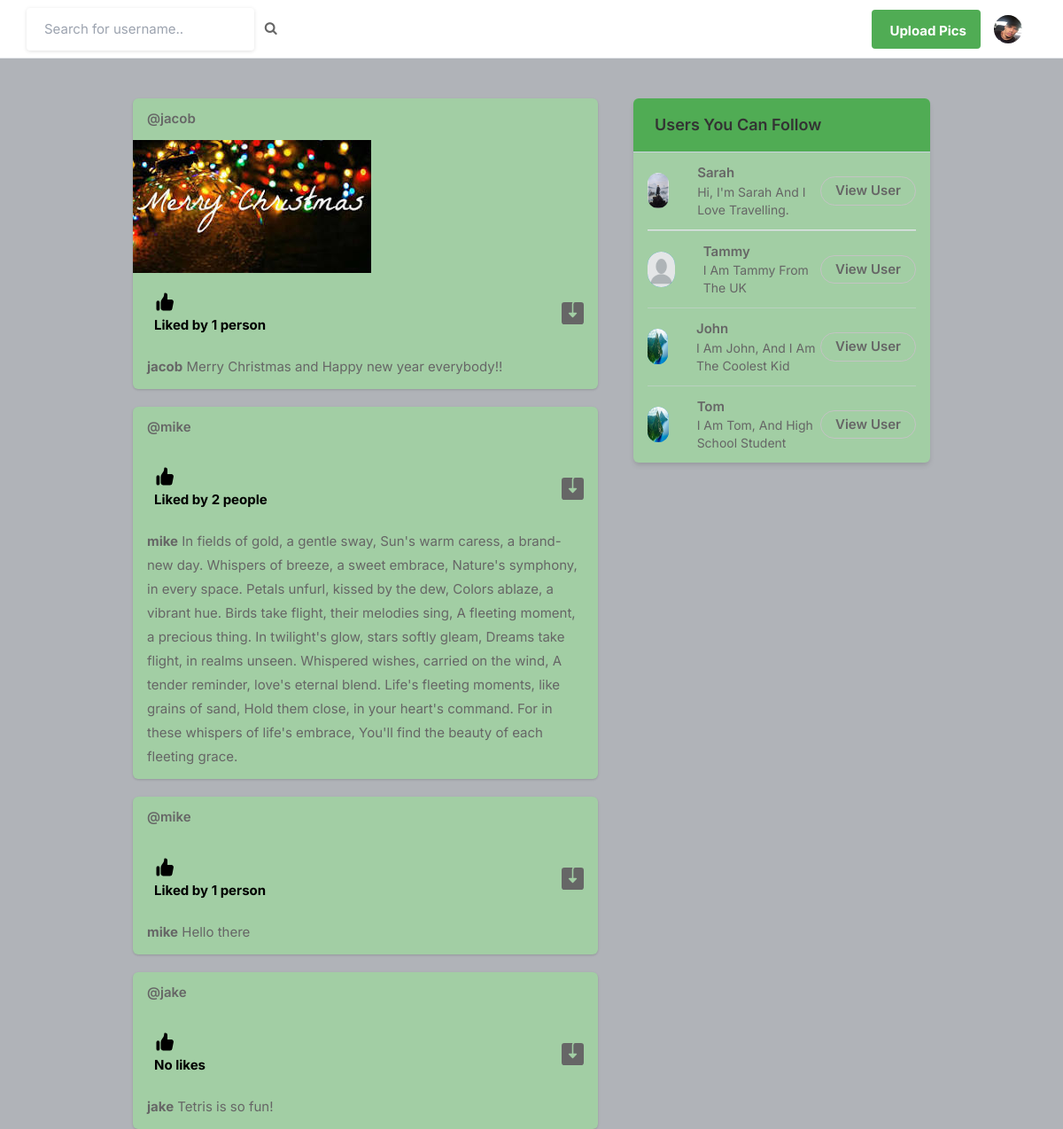
Screenshot of / (signed in) with the database file from the repository.
### core/models.py (models this page shows, shortened)
class Profile(models.Model):
    user = models.ForeignKey(User, on_delete=models.CASCADE)
    id_user = models.IntegerField()
    bio = models.TextField(blank=True)
    profileimg = models.ImageField(upload_to='profile_images', default='blank-profile-picture.png')
    location = models.CharField(max_length=100, blank=True)

class Post(models.Model):
    id = models.UUIDField(primary_key=True, default=uuid.uuid4)
    user = models.CharField(max_length=100)
    image = models.ImageField(upload_to='post_images', blank=True, null=True, default='blank-profile-picture.png')
    caption = models.TextField()
    created_at = models.DateTimeField(default=datetime.now)
    no_of_likes = models.IntegerField(default=0)

### core/views.py (the view)
# urls.py: path('', views.index, name='index'),
@login_required(login_url='signin')
def index(request):
    user_object = User.objects.get(username=request.user.username)
    user_profile = Profile.objects.get(user=user_object)
    user_following_list = []
    feed = []
    user_following = FollowersCount.objects.filter(follower=request.user.username)
    for users in user_following:
        user_following_list.append(users.user)
    for usernames in user_following_list:
        feed_lists = Post.objects.filter(user=usernames)
        feed.append(feed_lists)
    feed_list = list(chain(*feed))
    all_users = User.objects.all()
    user_following_all = []
    for user in user_following:
        user_list = User.objects.get(username=user.user)
        user_following_all.append(user_list)
    new_suggestions_list = [x for x in list(all_users) if (x not in list(user_following_all))]
    current_user = User.objects.filter(username=request.user.username)
    final_suggestions_list = [x for x in list(new_suggestions_list) if ( x not in list(current_user))]
    random.shuffle(final_suggestions_list)
    username_profile = []
    username_profile_list = []
    for users in final_suggestions_list:
        username_profile.append(users.id)
    for ids in username_profile:
        profile_lists = Profile.objects.filter(id_user=ids)
        username_profile_list.append(profile_lists)
    suggestions_username_profile_list = list(chain(*username_profile_list))
    return render(request, 'index.html', {'user_profile': user_profile, 'posts':feed_list, 'suggestions_username_profile_list': suggestions_username_profile_list[:4]})

### templates/index.html (shortened to what this page needs)
{% load static %}
<!DOCTYPE html>
<html lang="en">
<head>
    <link rel="stylesheet" href="{% static 'assets/css/icons.css' %}">
    <link rel="stylesheet" href="{% static 'assets/css/uikit.css' %}">
    <link rel="stylesheet" href="{% static 'assets/css/style.css' %}">
    <link rel="stylesheet" href="{% static 'assets/css/tailwind.css' %}">
    <link rel="stylesheet" href="https://cdnjs.cloudflare.com/ajax/libs/font-awesome/4.7.0/css/font-awesome.min.css">
</head>
<body>
            <header>
                <div class="header_inner">
                    <form action="/search" method="POST">
                    <div class="left-side">
                            <input type="text" name="username" placeholder="Search for username..">&nbsp; &nbsp;
                            <button type="submit"><i class="fa fa-search fa-1x"></i></button>
                    </div>
                    </form>
                    <div class="right-side lg:pr-4">
                         <a href="#" class="bg-green-500 hover:bg-green-600 text-white font-bold px-4 py-2 rounded">
                            Upload Pics
                        </a>
                        <a href="#">
                            <img src="{{user_profile.profileimg.url}}" class="header-avatar" alt="">
                        </a>
                    </div>
                </div>
            </header>
            <div class="container m-auto">
                <div class="lg:flex justify-center lg:space-x-10 lg:space-y-0 space-y-5">
                    <div class="space-y-5 flex-shrink-0 lg:w-7/12">
                        {% for post in posts reversed %}
                        <div class="bg-white shadow rounded-md -mx-2 lg:mx-0">
                            <div class="flex justify-between items-center px-4 py-3">
                                <div class="flex flex-1 items-center space-x-4">
                                    <span class="block font-semibold"><a href="/profile/{{post.user}}">@{{post.user}}</a></span>
                                </div>
                            </div>
                            <div uk-lightbox>
                                {% if post.image %}
                                <a href="{{post.image.url}}">
                                    <img src="{{post.image.url}}" alt="">
                                </a>
                                {% else %}
                                <a href="https://pagedart.com">
                                    <img src="/favicon-32x32.png" alt="">
                                </a>
                                {% endif %}
                            </div>
                            <div class="py-3 px-4 space-y-3">
                                <div class="flex space-x-4 lg:font-bold">
                                    <a href="/like-post?post_id={{post.id}}" class="flex items-center space-x-2">
                                        <div class="p-2 rounded-full text-black">
                                            {% if post.no_of_likes == 0 %}
                                            <p>No likes</p>
                                            {% elif post.no_of_likes == 1 %}
                                            <p>Liked by {{post.no_of_likes}} person</p>
                                            {% else %}
                                            <p>Liked by {{post.no_of_likes}} people</p>
                                            {% endif %}
                                        </div>
                                    </a>
                                    {% if post.image %}
                                    <a href="{{ post.image.url }}" class="flex items-center space-x-2 flex-1 justify-end" download>
                                    </a>
                                    {% else %}
                                    <a href="#" class="flex items-center space-x-2 flex-1 justify-end" download>
                                    </a>
                                    {% endif %}
                                </div>
                                <p>
                                    <a href="/profile/{{post.user}}"><strong>{{post.user}}</strong></a> {{post.caption}}
                                </p>
                            </div>
                        </div>
                        {% endfor %}
                    </div>
                    <div class="lg:w-5/12">
                        <div class="bg-white shadow-md rounded-md overflow-hidden">
                            <div class="bg-gray-50 border-b border-gray-100 flex items-baseline justify-between py-4 px-6">
                                <h2 class="font-semibold text-lg">Users You Can Follow</h2>
                            </div>
                            <div class="divide-gray-300 divide-gray-50 divide-opacity-50 divide-y px-4">
                                {% for suggestion in suggestions_username_profile_list %}
                                <div class="flex items-center justify-between py-3">
                                    <div class="flex flex-1 items-center space-x-4">
                                        <a href="/profile/{{suggestion.user}}">
                                            <img src="{{suggestion.profileimg.url}}" class="bg-gray-200 rounded-full w-10 h-10">
                                        </a>
                                        <div class="flex flex-col">
                                            <span class="block capitalize font-semibold">{{suggestion.user}}</span>
                                            <span class="block capitalize text-sm">{{suggestion.bio}}</span>
                                        </div>
                                    </div>
                                    <a href="/profile/{{suggestion.user}}" class="border border-gray-200 font-semibold px-4 py-1 rounded-full hover:bg-green-600 hover:text-green hover:border-green-600">View User</a>
                                </div>
                                {% endfor %}
                            </div>
                        </div>
                    </div>
                </div>
            </div>
</body>
</html>

### static/assets/css/style.css (style rules this page uses)
body { background-color: #B0B3B8!important; }
button { vertical-align: middle; }
input { height: 48px; line-height: 48px; padding: 0 20px; outline: none; font-size: 15px; color: #808080; max-width: 100%; width: 100%; -webkit-box-sizing: border-box; box-sizing: border-box; display: block; font-weight: 400; opacity: 1; border-radius: 4px; border: none; -webkit-box-shadow: 0 1px 4px 0px rgba(0, 0, 0, 0.12); box-shadow: 0 1px 4px 0px rgba(0, 0, 0, 0.12); }
input[type="text"], input[type="password"], input[type="email"], input[type="number"] { height: 48px; line-height: 48px; padding: 0 20px; outline: none; font-size: 15px; color: #808080; max-width: 100%; width: 100%; -webkit-box-sizing: border-box; box-sizing: border-box; display: block; font-weight: 400; opacity: 1; border-radius: 4px; border: none; -webkit-box-shadow: 0 1px 4px 0px rgba(0, 0, 0, 0.12); box-shadow: 0 1px 4px 0px rgba(0, 0, 0, 0.12); }
input { -webkit-transition: all 0.1s ease-in-out; transition: all 0.1s ease-in-out; }
::placeholder { color: #808080; opacity: 1; }
button { border: none; margin: 0; padding: 0; width: auto; overflow: visible; background: transparent; color: inherit; font: inherit; line-height: normal; cursor: pointer; }
a { color: #50ac54; -webkit-transition: 0.3s; transition: 0.3s; outline: none !important; }
button { outline: none !important; }
img { max-width: 100%; }
body { color: #666; font-size: 15px; line-height: 27px; background-color: #f0f2f5; font-family: "Inter", sans-serif; text-transform: none; }
body p { font-size: 15px; line-height: 27px; }
h1, h2, h3, h4, h5, h6 { font-family: "Inter", sans-serif; text-transform: none; }
input[type="text"], input[type="password"], input[type="email"] { font-family: "Inter", sans-serif; text-transform: none; }
button, body .pac-container { font-family: "Inter", sans-serif; text-transform: none; }
h1, h2, h3, h4, h5, h6 { color: #333; font-weight: 500; margin: 0; padding: 0; }
h2 { font-size: 26px; }
b, strong { font-weight: 700 !important; }
@media (min-width: 1024px) { .container { max-width: 900px !important; padding-top: 45px; } }
header { background-color: #fff; left: 0; right: 0; top: 0; z-index: 99; height: 66px; display: -webkit-box; display: -ms-flexbox; display: flex; -webkit-box-align: center; -ms-flex-align: center; align-items: center; border-bottom: 1px solid #e5e7eb; }
header .header_inner { display: -webkit-box; display: -ms-flexbox; display: flex; -webkit-box-align: center; -ms-flex-align: center; align-items: center; max-width: 1090px; margin: auto; width: 100%; max-width: 100% !important; padding: 0 30px; }
header .header_inner .left-side { display: -webkit-box; display: -ms-flexbox; display: flex; -webkit-box-align: center; -ms-flex-align: center; align-items: center; }
header .header_inner .right-side { display: -webkit-box; display: -ms-flexbox; display: flex; -webkit-box-align: center; -ms-flex-align: center; align-items: center; -webkit-box-pack: end; -ms-flex-pack: end; justify-content: flex-end; margin-left: auto; }
header .header_inner .right-side .header-avatar { width: 32px; height: 32px; border-radius: 100%; margin-left: 15px; }

### rows the page displays
Profile: profileimg (picture)
Post: user "jacob", image (picture), no_of_likes "1", caption "Merry Christmas and Happy new year everybody!!"
Post: user "mike", no_of_likes "2", caption "In fields of gold, a gentle sway, Sun's warm caress, a brand-new day. Whispers of breeze, a sweet embrace, Nature's symphony, in every space. Petals unfurl, kissed by the dew, Colors ablaze, a vibrant hue. Birds take flight, their melodies sing, A fleeting moment, a precious thing. In twilight's glow, stars softly gleam, Dreams take flight, in realms unseen. Whispered wishes, carried on the wind, A tender reminder, love's eternal blend. Life's fleeting moments, like grains of sand, Hold them close, in your heart's command. For in these whispers of life's embrace, You'll find the beauty of each fleeting grace."
Post: user "mike", no_of_likes "1", caption "Hello there"
Post: user "jake", no_of_likes "No likes", caption "Tetris is so fun!"
Profile: profileimg (picture), user "Sarah", bio "Hi, I'm Sarah And I Love Travelling."
Profile: profileimg (placeholder picture), user "Tammy", bio "I Am Tammy From The UK"
Profile: profileimg (picture), user "John", bio "I Am John, And I Am The Coolest Kid"
Profile: profileimg (picture), user "Tom", bio "I Am Tom, And High School Student"
